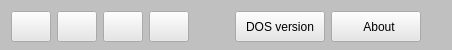
         <widget class="QFrame" name="frame2">
          <property name="minimumSize">
           <size>
            <width>0</width>
            <height>50</height>
           </size>
          </property>
          <property name="maximumSize">
           <size>
            <width>16777215</width>
            <height>50</height>
           </size>
          </property>
          <property name="styleSheet">
           <string notr="true">background-color: rgb(192, 192, 192);</string>
          </property>
          <layout class="QHBoxLayout" name="horizontalLayout_3" stretch="0,0,0,0,0,1,1,0">
           <item>
            <widget class="QPushButton" name="pB_Open">
             <property name="sizePolicy">
              <sizepolicy hsizetype="Fixed" vsizetype="Fixed">
               <horstretch>0</horstretch>
               <verstretch>0</verstretch>
              </sizepolicy>
             </property>
             <property name="minimumSize">
              <size>
               <width>0</width>
               <height>31</height>
              </size>
             </property>
             <property name="maximumSize">
              <size>
               <width>16777215</width>
               <height>31</height>
              </size>
             </property>
             <property name="styleSheet">
              <string notr="true">background-color: rgba(230, 230, 230, 230);</string>
             </property>
             <property name="text">
              <string/>
             </property>
             <property name="icon">
              <iconset resource="../Icons/e_Icons.qrc">
               <normaloff>:/open.png</normaloff>:/open.png</iconset>
             </property>
             <property name="iconSize">
              <size>
               <width>32</width>
               <height>32</height>
              </size>
             </property>
            </widget>
           </item>
           <item>
            <widget class="QPushButton" name="pB_Save">
             <property name="sizePolicy">
              <sizepolicy hsizetype="Fixed" vsizetype="Fixed">
               <horstretch>0</horstretch>
               <verstretch>0</verstretch>
              </sizepolicy>
             </property>
             <property name="minimumSize">
              <size>
               <width>0</width>
               <height>31</height>
              </size>
             </property>
             <property name="maximumSize">
              <size>
               <width>16777215</width>
               <height>31</height>
              </size>
             </property>
             <property name="styleSheet">
              <string notr="true">background-color: rgba(230, 230, 230, 230);</string>
             </property>
             <property name="text">
              <string/>
             </property>
             <property name="icon">
              <iconset resource="../Icons/e_Icons.qrc">
               <normaloff>:/save.png</normaloff>:/save.png</iconset>
             </property>
             <property name="iconSize">
              <size>
               <width>32</width>
               <height>32</height>
              </size>
             </property>
            </widget>
           </item>
           <item>
            <widget class="QPushButton" name="pB_Print">
             <property name="sizePolicy">
              <sizepolicy hsizetype="Fixed" vsizetype="Fixed">
               <horstretch>0</horstretch>
               <verstretch>0</verstretch>
              </sizepolicy>
             </property>
             <property name="minimumSize">
              <size>
               <width>0</width>
               <height>31</height>
              </size>
             </property>
             <property name="maximumSize">
              <size>
               <width>16777215</width>
               <height>31</height>
              </size>
             </property>
             <property name="styleSheet">
              <string notr="true">background-color: rgba(230, 230, 230, 230);</string>
             </property>
             <property name="text">
              <string/>
             </property>
             <property name="icon">
              <iconset resource="../Icons/e_Icons.qrc">
               <normaloff>:/print.png</normaloff>:/print.png</iconset>
             </property>
             <property name="iconSize">
              <size>
               <width>32</width>
               <height>32</height>
              </size>
             </property>
            </widget>
           </item>
           <item>
            <widget class="QPushButton" name="SB_Run">
             <property name="sizePolicy">
              <sizepolicy hsizetype="Fixed" vsizetype="Fixed">
               <horstretch>0</horstretch>
               <verstretch>0</verstretch>
              </sizepolicy>
             </property>
             <property name="minimumSize">
              <size>
               <width>0</width>
               <height>31</height>
              </size>
             </property>
             <property name="maximumSize">
              <size>
               <width>16777215</width>
               <height>31</height>
              </size>
             </property>
             <property name="styleSheet">
              <string notr="true">background-color: rgba(230, 230, 230, 230);</string>
             </property>
             <property name="text">
              <string/>
             </property>
             <property name="icon">
              <iconset resource="../Icons/e_Icons.qrc">
               <normaloff>:/trans.png</normaloff>:/trans.png</iconset>
             </property>
             <property name="iconSize">
              <size>
               <width>32</width>
               <height>32</height>
              </size>
             </property>
            </widget>
           </item>
           <item>
            <spacer name="horizontalSpacer">
             <property name="orientation">
              <enum>Qt::Horizontal</enum>
             </property>
             <property name="sizeType">
              <enum>QSizePolicy::Preferred</enum>
             </property>
             <property name="sizeHint" stdset="0">
              <size>
               <width>40</width>
               <height>20</height>
              </size>
             </property>
            </spacer>
           </item>
           <item>
            <widget class="QPushButton" name="pB_DOC_version">
             <property name="sizePolicy">
              <sizepolicy hsizetype="Fixed" vsizetype="Fixed">
               <horstretch>0</horstretch>
               <verstretch>0</verstretch>
              </sizepolicy>
             </property>
             <property name="minimumSize">
              <size>
               <width>90</width>
               <height>31</height>
              </size>
             </property>
             <property name="maximumSize">
              <size>
               <width>16777215</width>
               <height>31</height>
              </size>
             </property>
             <property name="styleSheet">
              <string notr="true">background-color: rgba(230, 230, 230, 230);</string>
             </property>
             <property name="text">
              <string>DOS version</string>
             </property>
            </widget>
           </item>
           <item>
            <widget class="QPushButton" name="pB_About">
             <property name="sizePolicy">
              <sizepolicy hsizetype="Fixed" vsizetype="Fixed">
               <horstretch>0</horstretch>
               <verstretch>0</verstretch>
              </sizepolicy>
             </property>
             <property name="minimumSize">
              <size>
               <width>90</width>
               <height>31</height>
              </size>
             </property>
             <property name="maximumSize">
              <size>
               <width>16777215</width>
               <height>31</height>
              </size>
             </property>
             <property name="styleSheet">
              <string notr="true">background-color: rgba(230, 230, 230, 230);</string>
             </property>
             <property name="text">
              <string>  About</string>
             </property>
             <property name="icon">
              <iconset resource="../Icons/e_Icons.qrc">
               <normaloff>:/lisepp_small.bmp</normaloff>:/lisepp_small.bmp</iconset>
             </property>
             <property name="iconSize">
              <size>
               <width>32</width>
               <height>32</height>
              </size>
             </property>
            </widget>
           </item>
           <item>
            <spacer name="horizontalSpacer_2">
             <property name="orientation">
              <enum>Qt::Horizontal</enum>
             </property>
             <property name="sizeType">
              <enum>QSizePolicy::Preferred</enum>
             </property>
             <property name="sizeHint" stdset="0">
              <size>
               <width>20</width>
               <height>20</height>
              </size>
             </property>
            </spacer>
           </item>
          </layout>
         </widget>
